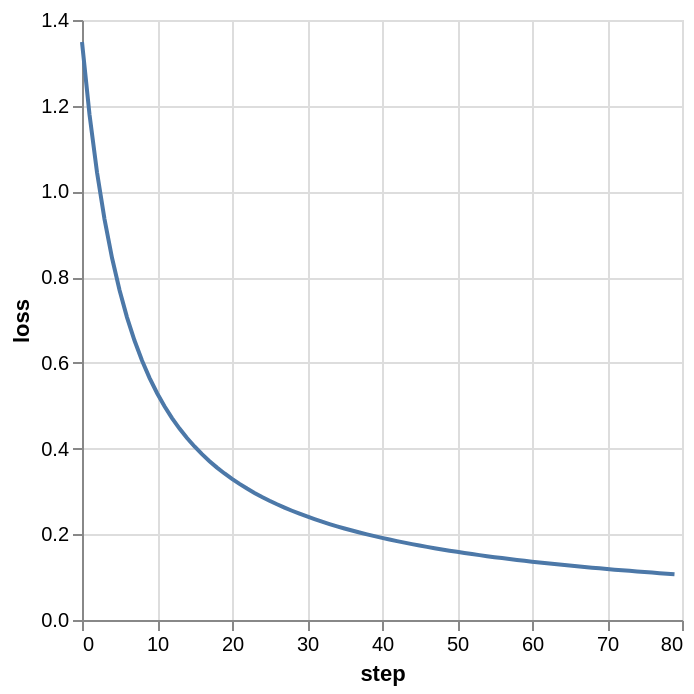

Source (notebook cell):
### Code cell
chart = alt.Chart.from_dict(result)
chart.show()

### Figure 1 — Vega-Lite specification as saved in the notebook (floating-point values rounded to 4 significant figures)
{"config": {"view": {"continuousWidth": 300, "continuousHeight": 300}}, "data": {"name": "data-82657213f4b4ace6e22b560d75f7b7fc"}, "mark": {"type": "line"}, "encoding": {"x": {"field": "step", "type": "quantitative"}, "y": {"field": "loss", "type": "quantitative"}}, "$schema": "https://vega.github.io/schema/vega-lite/v5.20.1.json", "datasets": {"data-82657213f4b4ace6e22b560d75f7b7fc": [{"step": 0, "loss": 1.349}, {"step": 1, "loss": 1.179}, {"step": 2, "loss": 1.045}, {"step": 3, "loss": 0.9354}, {"step": 4, "loss": 0.8452}, {"step": 5, "loss": 0.7699}, {"step": 6, "loss": 0.7062}, {"step": 7, "loss": 0.652}, {"step": 8, "loss": 0.6054}, {"step": 9, "loss": 0.565}, {"step": 10, "loss": 0.5297}, {"step": 11, "loss": 0.4986}, {"step": 12, "loss": 0.4712}, {"step": 13, "loss": 0.4467}, {"step": 14, "loss": 0.4247}, {"step": 15, "loss": 0.4049}, {"step": 16, "loss": 0.3869}, {"step": 17, "loss": 0.3706}, {"step": 18, "loss": 0.3556}, {"step": 19, "loss": 0.3419}, {"step": 20, "loss": 0.3293}, {"step": 21, "loss": 0.3176}, {"step": 22, "loss": 0.3067}, {"step": 23, "loss": 0.2966}, {"step": 24, "loss": 0.2872}, {"step": 25, "loss": 0.2783}, {"step": 26, "loss": 0.2701}, {"step": 27, "loss": 0.2623}, {"step": 28, "loss": 0.255}, {"step": 29, "loss": 0.248}, {"step": 30, "loss": 0.2415}, {"step": 31, "loss": 0.2353}, {"step": 32, "loss": 0.2295}, {"step": 33, "loss": 0.2239}, {"step": 34, "loss": 0.2186}, {"step": 35, "loss": 0.2136}, {"step": 36, "loss": 0.2088}, {"step": 37, "loss": 0.2042}, {"step": 38, "loss": 0.1998}, {"step": 39, "loss": 0.1956}, {"step": 40, "loss": 0.1916}, {"step": 41, "loss": 0.1877}, {"step": 42, "loss": 0.184}, {"step": 43, "loss": 0.1805}, {"step": 44, "loss": 0.1771}, {"step": 45, "loss": 0.1738}, {"step": 46, "loss": 0.1706}, {"step": 47, "loss": 0.1676}, {"step": 48, "loss": 0.1646}, {"step": 49, "loss": 0.1618}, {"step": 50, "loss": 0.159}, {"step": 51, "loss": 0.1564}, {"step": 52, "loss": 0.1538}, {"step": 53, "loss": 0.1514}, {"step": 54, "loss": 0.149}, {"step": 55, "loss": 0.1467}, {"step": 56, "loss": 0.1444}, {"step": 57, "loss": 0.1422}, {"step": 58, "loss": 0.1401}, {"step": 59, "loss": 0.1381}, {"step": 60, "loss": 0.1361}, {"step": 61, "loss": 0.1342}, {"step": 62, "loss": 0.1323}, {"step": 63, "loss": 0.1305}, {"step": 64, "loss": 0.1287}, {"step": 65, "loss": 0.1269}, {"step": 66, "loss": 0.1253}, {"step": 67, "loss": 0.1236}, {"step": 68, "loss": 0.122}, {"step": 69, "loss": 0.1205}, {"step": 70, "loss": 0.119}, {"step": 71, "loss": 0.1175}, {"step": 72, "loss": 0.1161}, {"step": 73, "loss": 0.1147}, {"step": 74, "loss": 0.1133}, {"step": 75, "loss": 0.1119}, {"step": 76, "loss": 0.1106}, {"step": 77, "loss": 0.1094}, {"step": 78, "loss": 0.1081}, {"step": 79, "loss": 0.1069}]}}
